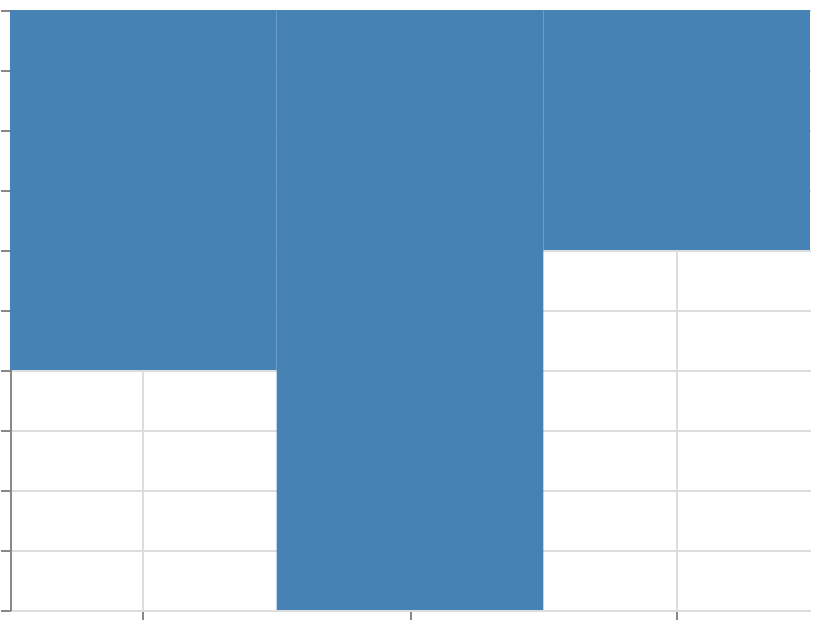

Source (Vega-Lite JSON):
### Vega specification from a JSON file in a GitHub repository (floating-point values rounded to 4 significant figures)
{"$schema": "https://vega.github.io/schema/vega/v6.json", "width": 400, "height": 300, "padding": 5, "autosize": "none", "data": [{"name": "table", "values": [{"cat": "A", "val": 3}, {"cat": "B", "val": 5}, {"cat": "C", "val": 2}]}], "scales": [{"name": "x", "type": "band", "domain": {"data": "table", "field": "cat", "sort": true}, "range": "width"}, {"name": "y", "type": "linear", "domain": {"data": "table", "field": "val"}, "range": [{"signal": "height"}, 0], "zero": true, "nice": true, "reverse": true}], "marks": [{"type": "rect", "from": {"data": "table"}, "encode": {"update": {"x": {"scale": "x", "field": "cat"}, "width": {"scale": "x", "band": 1}, "y": {"scale": "y", "field": "val"}, "y2": {"scale": "y", "value": 0}, "fill": {"value": "steelblue"}}}}], "axes": [{"scale": "x", "orient": "bottom", "grid": true, "labels": false}, {"scale": "y", "orient": "left", "grid": true, "labels": false}]}
